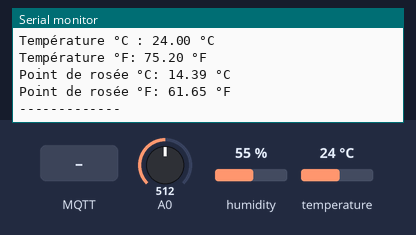
This sketch was run on a simulated Arduino Uno, built with avr-gcc and run on an emulated ATmega328P. Shown: the last lines printed to the serial monitor. The test bench sets the inputs (shaded band); at power-on: humidity 55 %, A0 = 512, temperature 24 °C. No MQTT or app messages arrive unless stated.

Above: at 1.2 s.
1.3 s: MQTT message "1" arrives on the first subscribed topic
At 3.4 s:
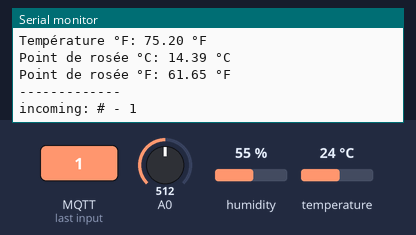
5.8 s: MQTT message "on" arrives on the first subscribed topic
At 7.2 s:
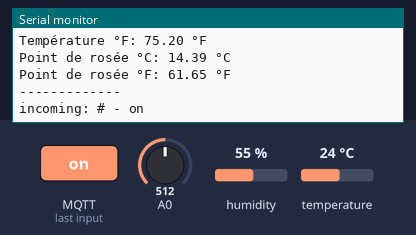
10.3 s: MQTT message "off" arrives on the first subscribed topic
At 14.9 s:
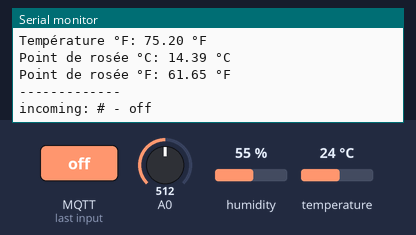
15.7 s: humidity set to 22 %
At 17.3 s:
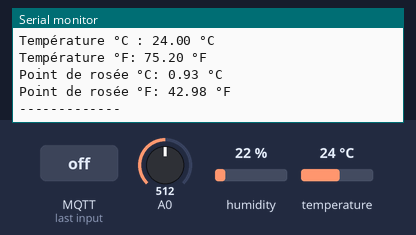
20.2 s: A0 set to 716
24.7 s: temperature set to 12 °C
At 29.8 s:
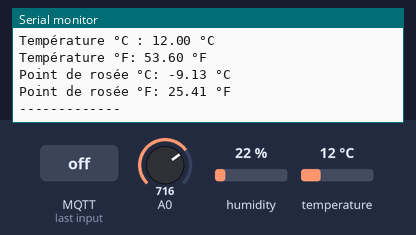
Timing chart, 0 to 30.2 s (numbered marks = the images above; inputs shaded):
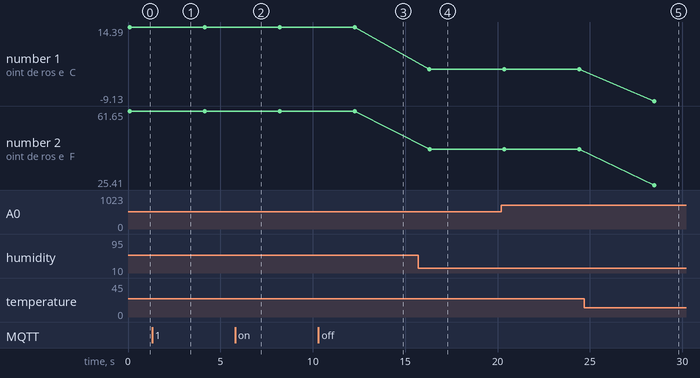

Measured:
- after the input at 1.3 s, the serial monitor: prints a new line after 0.80 s (image 1)
- after the input at 5.8 s, the serial monitor: prints a new line after 0.36 s (image 2)
- after the input at 10.3 s, the serial monitor: prints a new line after 4.0 s (image 3)
- after the input at 15.7 s, the serial monitor: prints a new line after 0.61 s (image 4)
- after the input at 24.7 s, the serial monitor: prints a new line after 3.8 s (image 5)
- plotted number 1: 14.39 → 0.93 after the input at 15.7 s, 0.93 → -9.13 after the input at 24.7 s
- plotted number 2: 61.65 → 42.98 after the input at 15.7 s, 42.98 → 25.41 after the input at 24.7 s

The sketch:

sensor_mqtt.ino
```cpp
// --- SI7021
#include <Adafruit_Si7021.h>
Adafruit_Si7021 sensor = Adafruit_Si7021();

// --- MQTT
#include <Ethernet.h>
#include <MQTT.h>

byte mac[] = {0xDE, 0xAD, 0xBE, 0xEF, 0xFE, 0xED};
byte ip[] = {10, 206, 0, 148};  // <- change to match your network

EthernetClient net;
MQTTClient client;

void connect() {
  Serial.print("connecting...");
  while (!client.connect("arduino", "try", "try")) {
    Serial.print(".");
    delay(1000);
  }

  Serial.println("\nconnected!");

  client.subscribe("#");
  // client.unsubscribe("/hello");
}

void messageReceived(String &topic, String &payload) {
  Serial.println("incoming: " + topic + " - " + payload);
}

void setup() {
  Serial.begin(115200);


  // --- SI7021
  while (!Serial) {
    delay(10);
  }
  if (!sensor.begin()) {
    while (true);
  }

  // --- MQTT
  Ethernet.begin(mac, ip);

  // Note: Local domain names (e.g. "Computer.local" on OSX) are not supported by Arduino.
  // You need to set the IP address directly.
  client.begin("10.206.0.145", net);
  client.onMessage(messageReceived);

  connect();
}

void loop() {
  // --- SI7021
  float hum = sensor.readHumidity();
  float celsTemp = sensor.readTemperature();
  double celsGamma = log(hum / 100) + ((17.62 * celsTemp) / (243.5 + celsTemp));
  double celsRosee = 243.5 * celsGamma / (17.62 - celsGamma);

  float fahrTemp = celsTemp * 1.8 + 32;
  double fahrGamma = log(hum / 100) + ((17.62 * fahrTemp) / (243.5 + fahrTemp));
  double fahrRosee = 243.5 * fahrGamma / (17.62 - fahrGamma);

  // --- SCT013
  float tension = analogRead(A0);
  float tension2 = (tension * 5) / 1024;
  Serial.print("Tension : ");
  Serial.print(tension2);
  Serial.print(" V");
  Serial.print("\n");
  Serial.print("Humidité : ");
  Serial.print(hum);
  Serial.print(" %");
  Serial.print("\n");
  Serial.print("Température °C : ");
  Serial.print(celsTemp);
  Serial.print(" °C");
  Serial.print("\n");
  Serial.print("Température °F: ");
  Serial.print(fahrTemp);
  Serial.print(" °F");
  Serial.print("\n");
  Serial.print("Point de rosée °C: ");
  Serial.print(celsRosee);
  Serial.print(" °C");
  Serial.print("\n");
  Serial.print("Point de rosée °F: ");
  Serial.print(fahrRosee);
  Serial.print(" °F");
  Serial.print("\n");
  Serial.print("-------------");
  Serial.print("\n");
  delay(2000);
  char volt[10];
  char humid[10];
  char ctmp[10];
  char ftmp[10];
  char crse[10];
  char frse[10];

  dtostrf(tension2, 2, 3, volt);
  dtostrf(hum, 2, 3, humid);
  dtostrf(celsTemp, 2, 3, ctmp);
  dtostrf(fahrTemp, 2, 3, ftmp);
  dtostrf(celsRosee, 2, 3, crse);
  dtostrf(fahrRosee, 2, 3, frse);
  client.loop();

  if (!client.connected()) {
    connect();
  }
    client.publish("projet/si7021a/humidite", humid);

  client.publish("projet/sct013/tension", volt);

  client.publish("projet/si7021a/ctemp", ctmp);

  client.publish("projet/si7021a/ftemp", ftmp);

  client.publish("projet/si7021a/crosee", crse);

  client.publish("projet/si7021a/frosee", frse);

  delay(2000);
}
```
